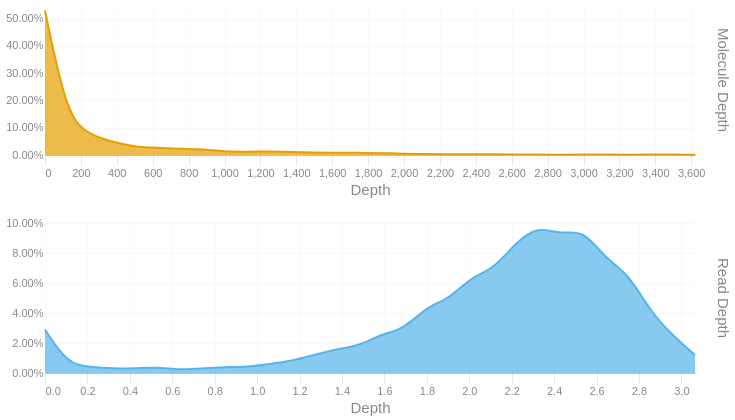

This figure's notebook cell:
### Code cell
readdep = depth_hist(tb['Read Depth'], q99, 3)
readdep = readdep.with_columns(pl.lit('Read Depth').alias('Metric'))
if not SKIPLR:
    moldep = depth_hist(tb['Molecule Depth'], mol_q99, 1)
    moldep = moldep.with_columns(pl.lit('Molecule Depth').alias('Metric'))
    _hist = pl.concat([readdep, moldep])
    _hist = _hist.filter(pl.col('Proportion') != 0)
    with SafeRender(_hist):
        (
            alt.Chart(_hist)        
            .mark_area(interpolate = "basis")
            .encode(
                x=alt.X('Bin:Q').scale(domainMin=0).axis(alt.Axis(title='Depth')),
                y = alt.Y('Proportion:Q', title = None).axis(format = '.2%'),
                color = alt.Color('Metric:N').legend(None),
                row = alt.Row("Metric:N").header(title = None, labelOrient = 'right'),
                tooltip = [
                    alt.Tooltip("Metric:N", title = "Metric"),
                    alt.Tooltip('Interval:N', title = "Depth Interval"),
                    alt.Tooltip('Proportion:Q', title = "% Alignments").format('.2%')
                ]
            )
            .resolve_scale(x='independent', y='independent')
            .properties(
                height = 150, width = 650,
                usermeta={'embedOptions': {'downloadFileName': f'{samplename}.depth.hist'}}
            )
        ).display()
else:
    readdep = readdep.filter(pl.col('Proportion') != 0)
    with SafeRender(readdep):
        (
            alt.Chart(readdep)        
            .mark_area(interpolate = "basis")
            .encode(
                x=alt.X('Bin:Q').scale(domainMin=0).axis(alt.Axis(title='Depth')),
                y = alt.Y('Proportion:Q', title = None).axis(format = '.2%'),
                tooltip = [
                    alt.Tooltip('Interval:N', title = "Depth Interval"),
                    alt.Tooltip('Proportion:Q', title = "% Alignments").format('.2%')
                ]
            )
            .properties(
                usermeta={'embedOptions': {'downloadFileName': f'{samplename}.depth.hist'}}
            )
        ).display()

### Figure 1 — Vega-Lite specification as saved in the notebook (floating-point values rounded to 4 significant figures)
{"width": 650, "height": 150, "config": {"title": {"anchor": "start", "dy": -15, "fontSize": 18, "color": "#888888", "subtitleColor": "#888888", "subtitleFontSize": 14}, "arc": {"fill": "#0072B2"}, "axis": {"domainColor": "#888888", "domainWidth": 0.5, "gridWidth": 0.2, "grid": false, "titleFontWeight": 400, "titleFontSize": 15, "labelFontSize": 11, "labelColor": "#888888", "tickColor": "#888888", "tickWidth": 0.2, "titleColor": "#888888"}, "axisBand": {"grid": false}, "axisX": {"grid": true, "tickSize": 10, "domainCap": "round"}, "axisY": {"domain": false, "grid": true, "tickSize": 0, "domainCap": "round"}, "background": "transparent", "header": {"labelFontSize": 15, "labelColor": "#888888", "titleFontSize": 15, "titleFontWeight": 600, "titleColor": "#888888"}, "legend": {"labelFont": "sans-serif", "labelFontSize": 12, "labelColor": "#888888", "symbolSize": 100, "symbolType": "circle", "titleFontSize": 12, "titlePadding": 10, "titleColor": "#888888", "title": null}, "range": {"category": ["#E69F00", "#56B4E9", "#009E73", "#F0E442", "#0072B2", "#D55E00", "#CC79A7", "#000000"], "diverging": ["#cfe8f3", "#a2d4ec", "#73bfe2", "#46abdb", "#1696d2", "#12719e"]}, "area": {"fill": "#0072B2", "fillOpacity": 0.7, "line": true, "strokeOpacity": 0.7}, "line": {"color": "#0072B2", "stroke": "#0072B2", "strokeWidth": 2}, "trail": {"color": "#0072B2", "stroke": "#0072B2", "strokeWidth": 0, "size": 1}, "point": {"filled": true, "fillOpacity": 1.0, "size": 95}, "text": {"color": "#888888", "fontSize": 11, "align": "right", "fontWeight": 400, "size": 11}, "bar": {"fill": "#0072B2", "stroke": null}, "view": {"stroke": null, "continuousWidth": 660, "continuousHeight": 400}}, "data": {"name": "data-381e89de7ed3dc1af44451f0d0e80ccd"}, "mark": {"type": "area", "interpolate": "basis"}, "encoding": {"color": {"field": "Metric", "legend": null, "type": "nominal"}, "row": {"field": "Metric", "header": {"title": null, "labelOrient": "right"}, "type": "nominal"}, "tooltip": [{"field": "Metric", "title": "Metric", "type": "nominal"}, {"field": "Interval", "title": "Depth Interval", "type": "nominal"}, {"field": "Proportion", "format": ".2%", "title": "% Alignments", "type": "quantitative"}], "x": {"axis": {"title": "Depth"}, "field": "Bin", "scale": {"domainMin": 0}, "type": "quantitative"}, "y": {"axis": {"format": ".2%"}, "field": "Proportion", "title": null, "type": "quantitative"}}, "resolve": {"scale": {"x": "independent", "y": "independent"}}, "usermeta": {"embedOptions": {"downloadFileName": "S3_Annapolis_271.depth.hist"}}, "$schema": "https://vega.github.io/schema/vega-lite/v6.1.0.json", "datasets": {"data-381e89de7ed3dc1af44451f0d0e80ccd": [{"Bin": 0.0, "Interval": "0.0-0.106", "Proportion": 0.029, "Metric": "Read Depth"}, {"Bin": 0.106, "Interval": "0.106-0.211", "Proportion": 0.006, "Metric": "Read Depth"}, {"Bin": 0.211, "Interval": "0.211-0.317", "Proportion": 0.004, "Metric": "Read Depth"}, {"Bin": 0.317, "Interval": "0.317-0.423", "Proportion": 0.003, "Metric": "Read Depth"}, {"Bin": 0.423, "Interval": "0.423-0.528", "Proportion": 0.003, "Metric": "Read Depth"}, {"Bin": 0.528, "Interval": "0.528-0.634", "Proportion": 0.004, "Metric": "Read Depth"}, {"Bin": 0.634, "Interval": "0.634-0.74", "Proportion": 0.002, "Metric": "Read Depth"}, {"Bin": 0.74, "Interval": "0.74-0.845", "Proportion": 0.003, "Metric": "Read Depth"}, {"Bin": 0.845, "Interval": "0.845-0.951", "Proportion": 0.004, "Metric": "Read Depth"}, {"Bin": 0.951, "Interval": "0.951-1.057", "Proportion": 0.004, "Metric": "Read Depth"}, {"Bin": 1.057, "Interval": "1.057-1.162", "Proportion": 0.006, "Metric": "Read Depth"}, {"Bin": 1.162, "Interval": "1.162-1.268", "Proportion": 0.008, "Metric": "Read Depth"}, {"Bin": 1.268, "Interval": "1.268-1.374", "Proportion": 0.012, "Metric": "Read Depth"}, {"Bin": 1.374, "Interval": "1.374-1.479", "Proportion": 0.016, "Metric": "Read Depth"}, {"Bin": 1.479, "Interval": "1.479-1.585", "Proportion": 0.018, "Metric": "Read Depth"}, {"Bin": 1.585, "Interval": "1.585-1.691", "Proportion": 0.026, "Metric": "Read Depth"}, {"Bin": 1.691, "Interval": "1.691-1.796", "Proportion": 0.029, "Metric": "Read Depth"}, {"Bin": 1.796, "Interval": "1.796-1.902", "Proportion": 0.044, "Metric": "Read Depth"}, {"Bin": 1.902, "Interval": "1.902-2.008", "Proportion": 0.049, "Metric": "Read Depth"}, {"Bin": 2.008, "Interval": "2.008-2.113", "Proportion": 0.064, "Metric": "Read Depth"}, {"Bin": 2.113, "Interval": "2.113-2.219", "Proportion": 0.069, "Metric": "Read Depth"}, {"Bin": 2.219, "Interval": "2.219-2.325", "Proportion": 0.087, "Metric": "Read Depth"}, {"Bin": 2.325, "Interval": "2.325-2.43", "Proportion": 0.098, "Metric": "Read Depth"}, {"Bin": 2.43, "Interval": "2.43-2.536", "Proportion": 0.092, "Metric": "Read Depth"}, {"Bin": 2.536, "Interval": "2.536-2.642", "Proportion": 0.096, "Metric": "Read Depth"}, {"Bin": 2.642, "Interval": "2.642-2.747", "Proportion": 0.076, "Metric": "Read Depth"}, {"Bin": 2.747, "Interval": "2.747-2.853", "Proportion": 0.067, "Metric": "Read Depth"}, {"Bin": 2.853, "Interval": "2.853-2.959", "Proportion": 0.041, "Metric": "Read Depth"}, {"Bin": 2.959, "Interval": "2.959-3.064", "Proportion": 0.025, "Metric": "Read Depth"}, {"Bin": 3.064, "Interval": "3.064-3.17", "Proportion": 0.012, "Metric": "Read Depth"}, {"Bin": 0.0, "Interval": "0.0-124.9", "Proportion": 0.53, "Metric": "Molecule Depth"}, {"Bin": 124.9, "Interval": "124.9-249.7", "Proportion": 0.134, "Metric": "Molecule Depth"}, {"Bin": 249.7, "Interval": "249.7-374.6", "Proportion": 0.075, "Metric": "Molecule Depth"}, {"Bin": 374.6, "Interval": "374.6-499.5", "Proportion": 0.048, "Metric": "Molecule Depth"}, {"Bin": 499.5, "Interval": "499.5-624.3", "Proportion": 0.03, "Metric": "Molecule Depth"}, {"Bin": 624.3, "Interval": "624.3-749.2", "Proportion": 0.026, "Metric": "Molecule Depth"}, {"Bin": 749.2, "Interval": "749.2-874.1", "Proportion": 0.023, "Metric": "Molecule Depth"}, {"Bin": 874.1, "Interval": "874.1-998.9", "Proportion": 0.021, "Metric": "Molecule Depth"}, {"Bin": 998.9, "Interval": "998.9-1123.8", "Proportion": 0.013, "Metric": "Molecule Depth"}, {"Bin": 1124.0, "Interval": "1123.8-1248.6", "Proportion": 0.012, "Metric": "Molecule Depth"}, {"Bin": 1249.0, "Interval": "1248.6-1373.5", "Proportion": 0.013, "Metric": "Molecule Depth"}, {"Bin": 1374.0, "Interval": "1373.5-1498.4", "Proportion": 0.011, "Metric": "Molecule Depth"}, {"Bin": 1498.0, "Interval": "1498.4-1623.2", "Proportion": 0.009, "Metric": "Molecule Depth"}, {"Bin": 1623.0, "Interval": "1623.2-1748.1", "Proportion": 0.008, "Metric": "Molecule Depth"}, {"Bin": 1748.0, "Interval": "1748.1-1873.0", "Proportion": 0.008, "Metric": "Molecule Depth"}, {"Bin": 1873.0, "Interval": "1873.0-1997.8", "Proportion": 0.007, "Metric": "Molecule Depth"}, {"Bin": 1998.0, "Interval": "1997.8-2122.7", "Proportion": 0.005, "Metric": "Molecule Depth"}, {"Bin": 2123.0, "Interval": "2122.7-2247.6", "Proportion": 0.003, "Metric": "Molecule Depth"}, {"Bin": 2248.0, "Interval": "2247.6-2372.4", "Proportion": 0.003, "Metric": "Molecule Depth"}, {"Bin": 2372.0, "Interval": "2372.4-2497.3", "Proportion": 0.003, "Metric": "Molecule Depth"}, {"Bin": 2497.0, "Interval": "2497.3-2622.2", "Proportion": 0.003, "Metric": "Molecule Depth"}, {"Bin": 2622.0, "Interval": "2622.2-2747.0", "Proportion": 0.002, "Metric": "Molecule Depth"}, {"Bin": 2747.0, "Interval": "2747.0-2871.9", "Proportion": 0.002, "Metric": "Molecule Depth"}, {"Bin": 2872.0, "Interval": "2871.9-2996.8", "Proportion": 0.001, "Metric": "Molecule Depth"}, {"Bin": 2997.0, "Interval": "2996.8-3121.6", "Proportion": 0.002, "Metric": "Molecule Depth"}, {"Bin": 3122.0, "Interval": "3121.6-3246.5", "Proportion": 0.002, "Metric": "Molecule Depth"}, {"Bin": 3246.0, "Interval": "3246.5-3371.4", "Proportion": 0.001, "Metric": "Molecule Depth"}, {"Bin": 3371.0, "Interval": "3371.4-3496.2", "Proportion": 0.002, "Metric": "Molecule Depth"}, {"Bin": 3496.0, "Interval": "3496.2-3621.1", "Proportion": 0.002, "Metric": "Molecule Depth"}, {"Bin": 3621.0, "Interval": "3621.1-3745.95", "Proportion": 0.001, "Metric": "Molecule Depth"}]}}
